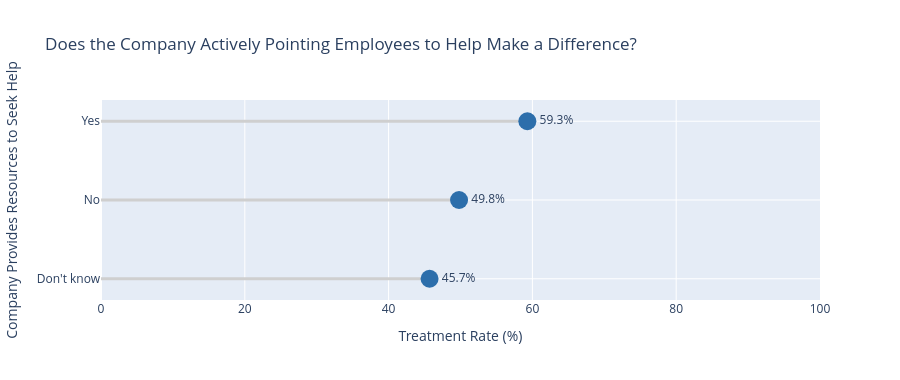

Notebook code for this chart:
### Markdown cell above
### Chart 2 — Does Feeling That Your Company Cares Actually Change What You Do?

### Code cell
# Use 'seek_help' as a proxy for whether the employee feels the company actively supports them
seek_treat = pd.crosstab(tech_survey['seek_help'], tech_survey['treatment'], normalize='index').mul(100).round(1)
seek_treat.columns = ['Did Not Seek Treatment', 'Sought Treatment']
seek_treat = seek_treat.reset_index()

fig = go.Figure()

for _, row in seek_treat.iterrows():
    fig.add_trace(go.Scatter(
        x=[0, row['Sought Treatment']],
        y=[row['seek_help'], row['seek_help']],
        mode='lines',
        line=dict(color='#CFCFCF', width=3),
        showlegend=False
    ))

fig.add_trace(go.Scatter(
    x=seek_treat['Sought Treatment'],
    y=seek_treat['seek_help'],
    mode='markers+text',
    marker=dict(size=18, color='#2C6EAB'),
    text=seek_treat['Sought Treatment'].astype(str) + '%',
    textposition='middle right',
    showlegend=False
))

fig.update_layout(
    title='Does the Company Actively Pointing Employees to Help Make a Difference?',
    xaxis=dict(title='Treatment Rate (%)', range=[0, 100]),
    yaxis=dict(title='Company Provides Resources to Seek Help'),
    height=380
)
fig.show()

### Figure 1 — Plotly figure (JSON) as saved in the notebook; plotly's stock layout.template omitted (floating-point values rounded to 4 significant figures)
{"data": [{"line": {"color": "#CFCFCF", "width": 3}, "mode": "lines", "showlegend": false, "type": "scatter", "x": [0, 45.7], "y": ["Don't know", "Don't know"]}, {"line": {"color": "#CFCFCF", "width": 3}, "mode": "lines", "showlegend": false, "type": "scatter", "x": [0, 49.8], "y": ["No", "No"]}, {"line": {"color": "#CFCFCF", "width": 3}, "mode": "lines", "showlegend": false, "type": "scatter", "x": [0, 59.3], "y": ["Yes", "Yes"]}, {"marker": {"color": "#2C6EAB", "size": 18}, "mode": "markers+text", "showlegend": false, "text": ["45.7%", "49.8%", "59.3%"], "textposition": "middle right", "type": "scatter", "x": [45.7, 49.8, 59.3], "y": ["Don't know", "No", "Yes"]}], "layout": {"height": 380, "title": {"text": "Does the Company Actively Pointing Employees to Help Make a Difference?"}, "xaxis": {"range": [0, 100], "title": {"text": "Treatment Rate (%)"}}, "yaxis": {"title": {"text": "Company Provides Resources to Seek Help"}}}}
